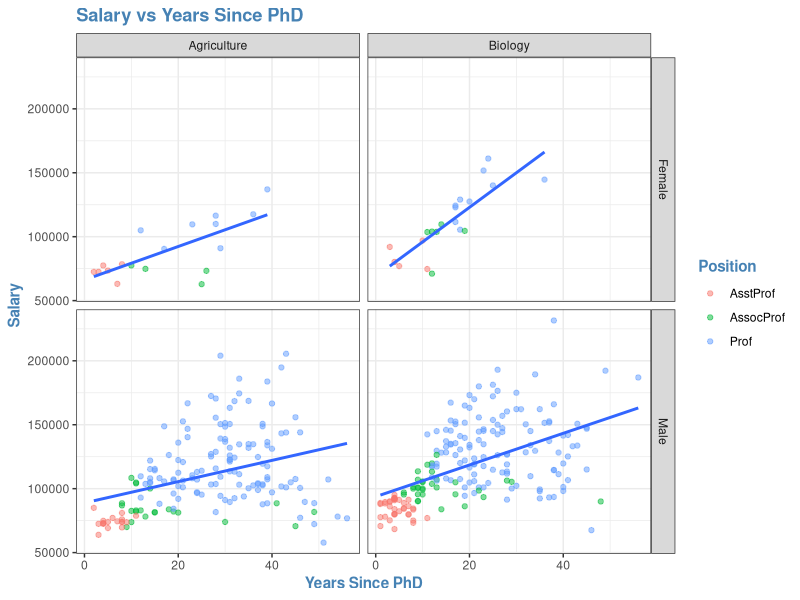

Here is the R script that generated this plot:
## ---- chunk 1
library(tidyverse)
library(car)
library(scales)

theme_set(theme_bw() +
            theme(title = element_text(colour = "steelblue",
                                       face = "bold")))
## ---- chunk 2
Salaries %>% 
  mutate(discipline = factor(discipline,
                             levels = c("A", "B"),
                             labels = c("Agriculture", "Biology"))) %>% 
  ggplot(aes(yrs.since.phd, salary)) +
  geom_point(aes(colour = rank), alpha = 0.5) +
  geom_smooth(method = lm, se = FALSE) +
  facet_grid(sex~discipline) +
  labs(
    title = "Salary vs Years Since PhD",
    x = "Years Since PhD",
    y = "Salary",
    colour = "Position")
